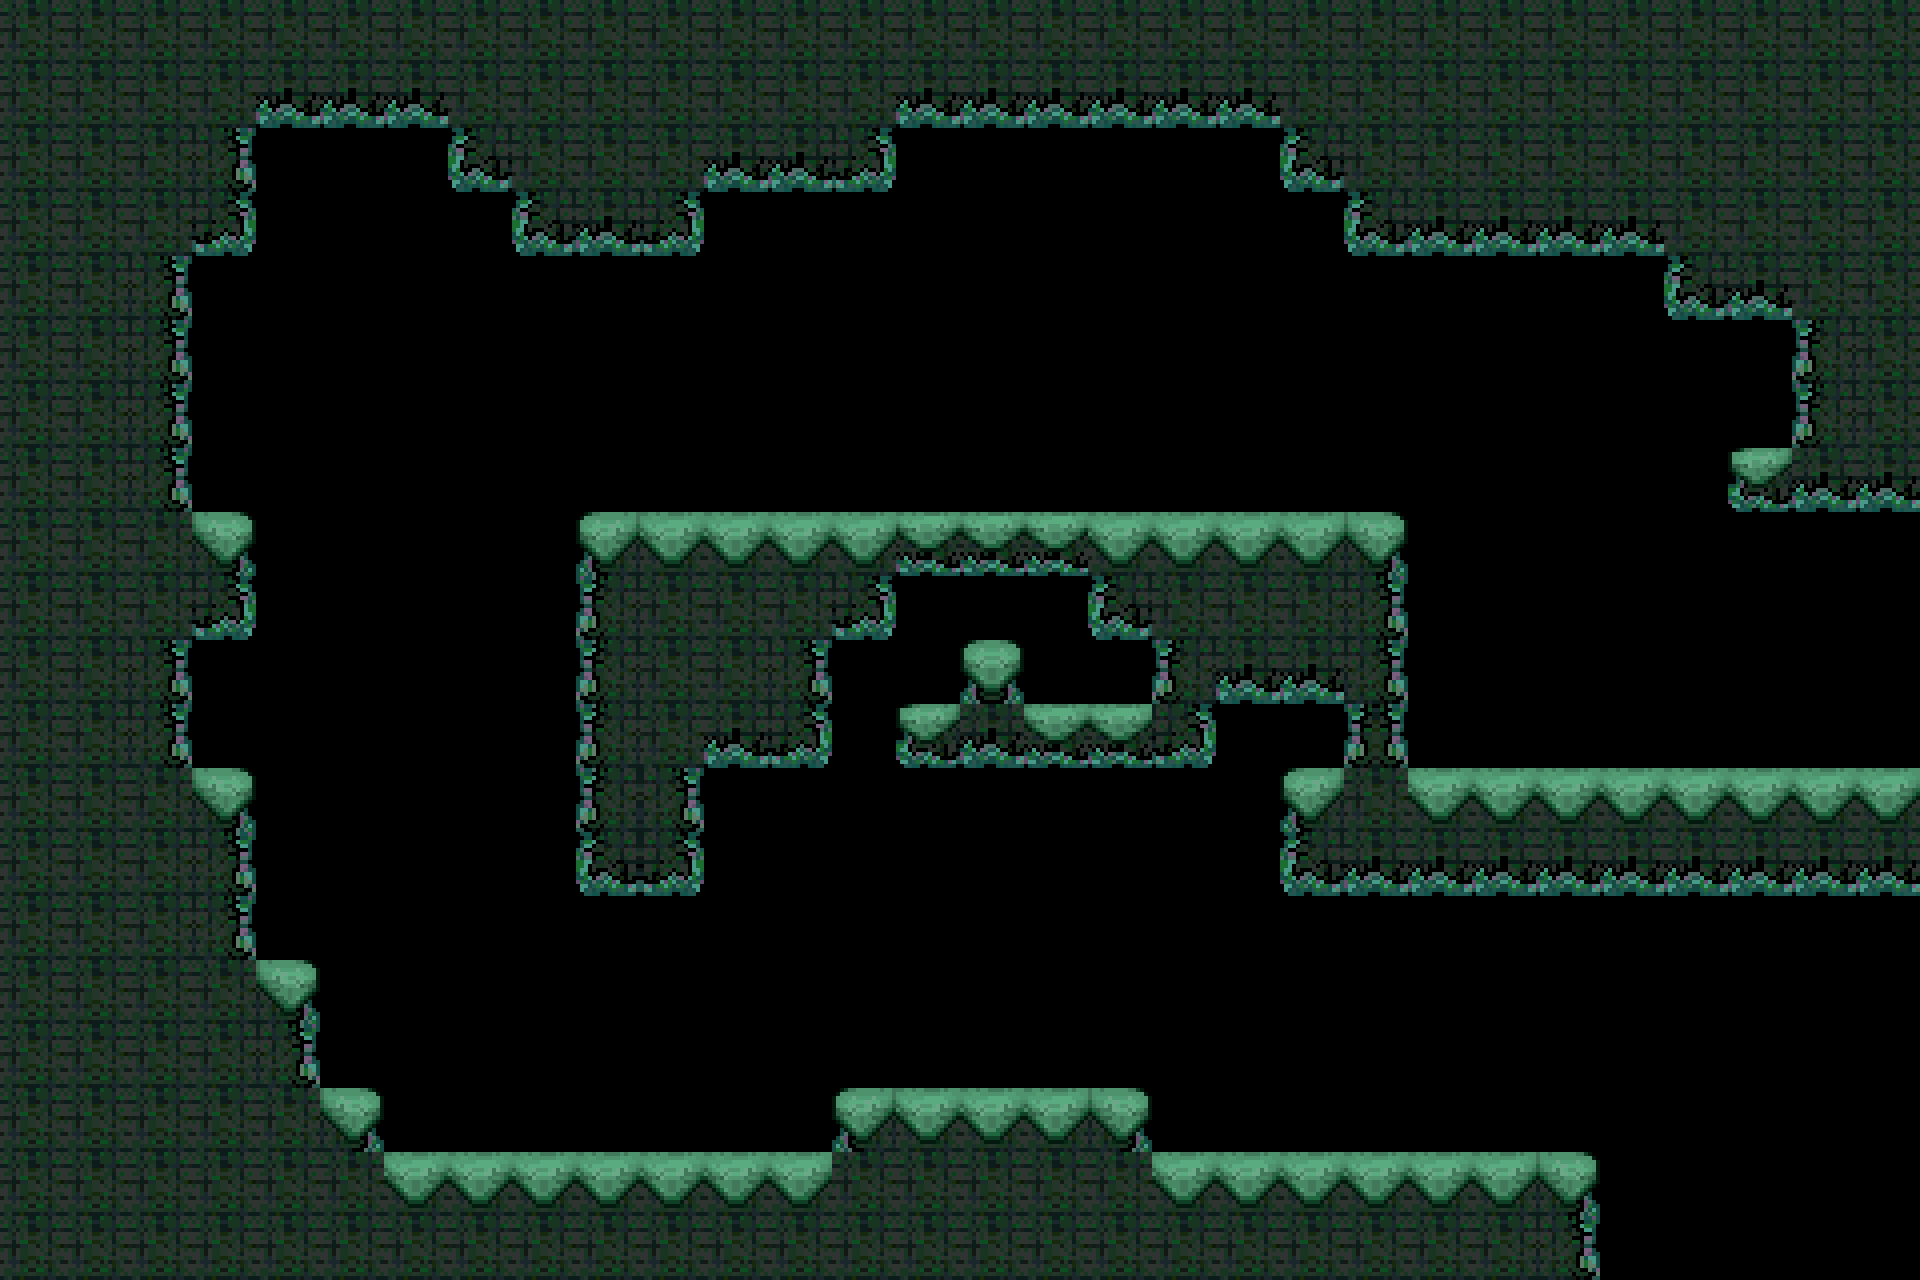

This is a level from a 2D game, rendered from its Tiled map with the project's own tilesets. A one-line summary and the complete map file follow:
An orthogonal 30x20 tile map with 64x64 px tiles, 1 tile layer (tiles) and 4 objects (S, E).

<map version="1.5" tiledversion="1.5.0" orientation="orthogonal" renderorder="right-down" width="30" height="20" tilewidth="64" tileheight="64" infinite="0" nextlayerid="5" nextobjectid="8">
 <tileset firstgid="1" source="../level0.tsx" />
 <layer id="1" name="tiles" width="30" height="20">
  <data encoding="csv">
6,6,6,6,6,6,6,6,6,6,6,6,6,6,6,6,6,6,6,6,6,6,6,6,6,6,6,6,6,6,
6,6,6,6,10,10,10,6,6,6,6,6,6,6,10,10,10,10,10,10,6,6,6,6,6,6,6,6,6,6,
6,6,6,7,0,0,0,9,6,6,6,10,10,11,0,0,0,0,0,0,9,6,6,6,6,6,6,6,6,6,
6,6,6,11,0,0,0,0,9,10,11,0,0,0,0,0,0,0,0,0,0,9,10,10,10,10,6,6,6,6,
6,6,7,0,0,0,0,0,0,0,0,0,0,0,0,0,0,0,0,0,0,0,0,0,0,0,9,10,6,6,
6,6,7,0,0,0,0,0,0,0,0,0,0,0,0,0,0,0,0,0,0,0,0,0,0,0,0,0,5,6,
6,6,7,0,0,0,0,0,0,0,0,0,0,0,0,0,0,0,0,0,0,0,0,0,0,0,0,0,5,6,
6,6,7,0,0,0,0,0,0,0,0,0,0,0,0,0,0,0,0,0,0,0,0,0,0,0,0,13,10,10,
6,6,6,3,0,0,0,0,0,1,2,2,2,2,14,14,14,2,2,2,2,3,0,0,0,0,0,0,0,0,
6,6,6,11,0,0,0,0,0,5,6,6,6,11,0,0,0,9,6,6,6,7,0,0,0,0,0,0,0,0,
6,6,7,0,0,0,0,0,0,5,6,6,7,0,0,4,0,0,5,10,10,7,0,0,0,0,0,0,0,0,
6,6,7,0,0,0,0,0,0,5,6,10,11,0,13,10,14,14,11,0,0,8,0,0,0,0,0,0,0,0,
6,6,6,3,0,0,0,0,0,5,7,0,0,0,0,0,0,0,0,0,1,6,2,2,2,2,2,2,2,2,
6,6,6,7,0,0,0,0,0,9,11,0,0,0,0,0,0,0,0,0,9,10,10,10,10,10,10,10,10,10,
6,6,6,7,0,0,0,0,0,0,0,0,0,0,0,0,0,0,0,0,0,0,0,0,0,0,0,0,0,0,
6,6,6,6,3,0,0,0,0,0,0,0,0,0,0,0,0,0,0,0,0,0,0,0,0,0,0,0,0,0,
6,6,6,6,7,0,0,0,0,0,0,0,0,0,0,0,0,0,0,0,0,0,0,0,0,0,0,0,0,0,
6,6,6,6,6,3,0,0,0,0,0,0,0,1,2,2,2,3,0,0,0,0,0,0,0,0,0,0,0,0,
6,6,6,6,6,6,2,2,2,2,2,2,2,6,6,6,6,6,2,2,2,2,2,2,3,0,0,0,0,0,
6,6,6,6,6,6,6,6,6,6,6,6,6,6,6,6,6,6,6,6,6,6,6,6,7,0,0,0,0,0
</data>
 </layer>
 <objectgroup id="3" name="conx">
  <object id="6" name="S" x="1620" y="1169" width="279" height="72" />
  <object id="7" name="E" x="1838.67" y="531.333" width="64.6667" height="216.667" />
 </objectgroup>
 <objectgroup id="4" name="spawns" />
 <objectgroup id="2" name="collision">
  <object id="2" x="0" y="0">
   <polygon points="0,0 1920,0 1920,512 1728,512 1728,448 1792,448 1792,320 1664,320 1664,256 1344,256 1344,192 1280,192 1280,128 896,128 896,192 704,192 704,256 512,256 512,192 448,192 448,128 256,128 256,256 192,256 192,512 256,512 256,640 192,640 192,768 256,768 256,960 320,960 320,1088 384,1088 384,1152 832,1152 832,1088 1152,1088 1152,1152 1600,1152 1600,1280 0,1280" />
  </object>
  <object id="3" x="576" y="512">
   <polygon points="0,0 832,0 832,256 1344,256 1344,384 704,384 704,256 768,256 768,192 640,192 640,256 320,256 320,192 384,192 384,128 448,128 448,192 576,192 576,128 512,128 512,64 320,64 320,128 256,128 256,256 128,256 128,384 0,384" />
  </object>
 </objectgroup>
</map>
